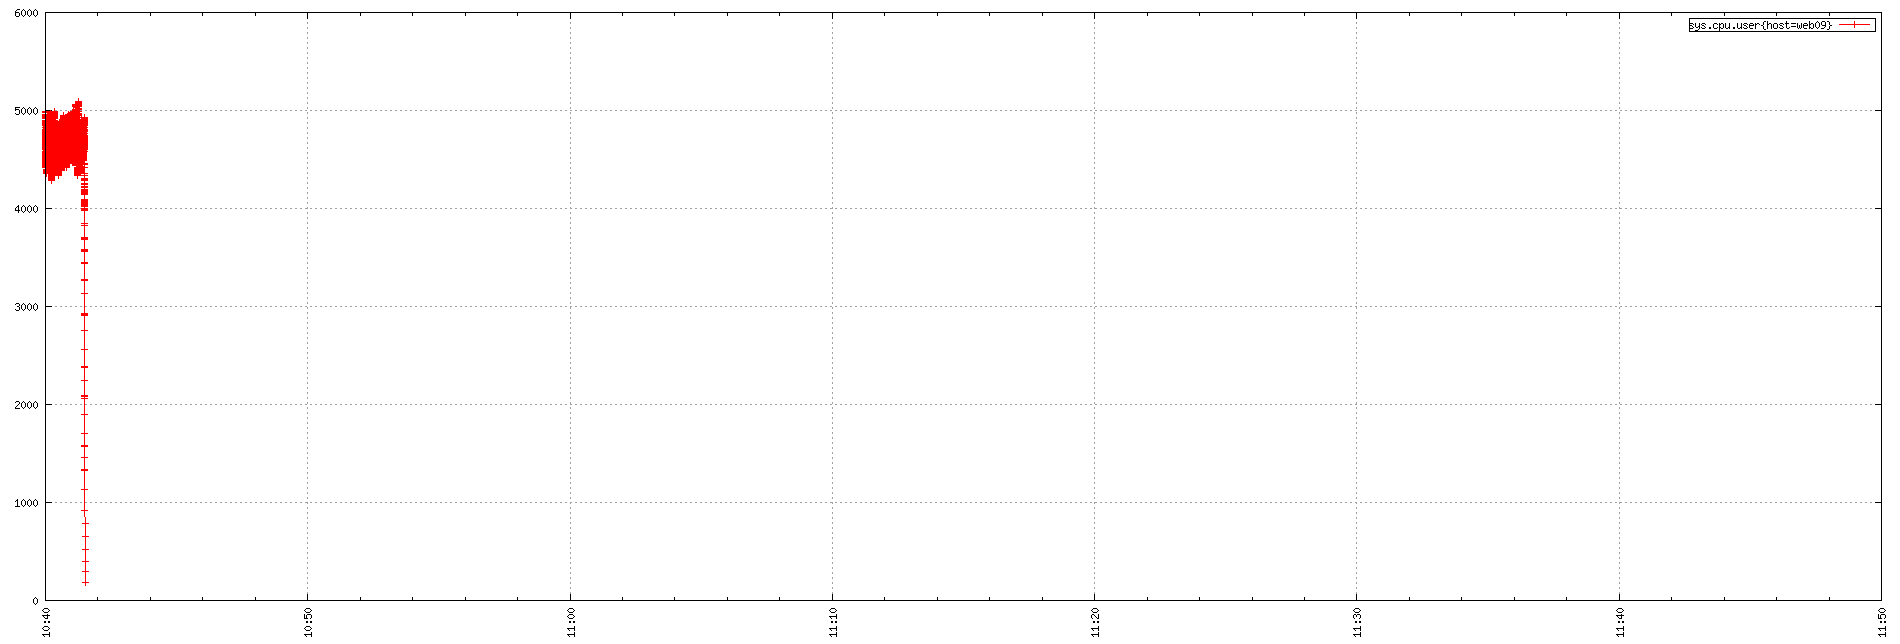

Here is the gnuplot script that generated this plot:
set term png small size 1900,644
set xdata time
set timefmt "%s"
if (GPVAL_VERSION < 4.6) set xtics rotate; else set xtics rotate right
set output "${TMPDIR-'tmp'}/tsd/51ebf9dd.png"
set xrange ["1673779200":"1673783400"]
set format x "%H:%M"
set grid
set style data linespoint
set key right box
set yrange [0:]
plot  "${TMPDIR-'tmp'}/tsd/51ebf9dd_0.dat" using 1:2 title "sys.cpu.user{host=web09}"
